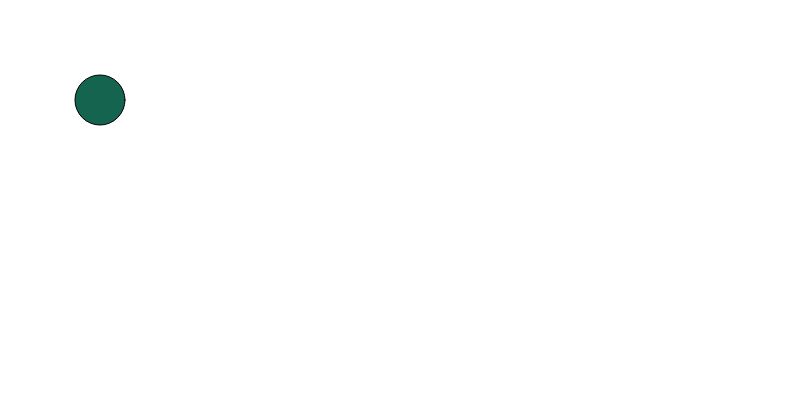
Frame 1 (no input)
Frame 60 (no input): identical to frame 1, image omitted
Frame 120 (the mouse pressed at the canvas centre since frame 60): identical to frame 1, image omitted

The p5.js sketch that drew this single still picture (run headless with seeded random() and noise() and a simulated clock; from frame 60 on, the mouse is pressed at the canvas centre):

// p5.js sketch
// ── sketch.js
let x=100
let y=100

function setup(){
createCanvas(800, 400,)
fill(20, 100, 80)
}
function draw(){
    if(keyIsDown(UP_ARROW)){
        y-=7}
        if(keyIsDown(DOWN_ARROW)){
            y+=7}
            if(keyIsDown(LEFT_ARROW)){
                x-=7}
                if(keyIsDown(RIGHT_ARROW)){
                    x+=7}
                        x = constrain(x, 25, width - 25); // 25 is half the circle's diameter
                            y = constrain(y, 25, height - 25);
                                clear();
                                    circle(x, y, 50);
                                }
